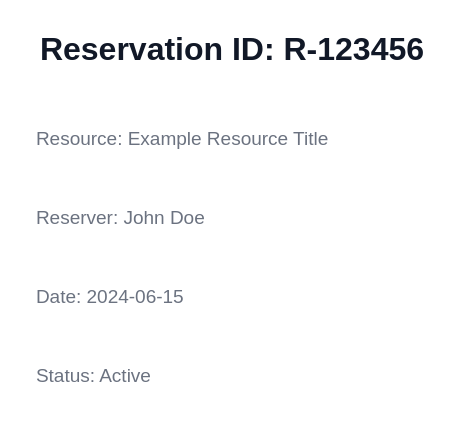
<?xml version="1.0" encoding="UTF-8"?>
<ui version="4.0">
 <class>ReservationCard</class>
 <widget class="QWidget" name="ReservationCard">
  <property name="geometry">
   <rect>
    <x>0</x>
    <y>0</y>
    <width>360</width>
    <height>240</height>
   </rect>
  </property>
  <property name="styleSheet">
   <string>
    QWidget {
      background: #ffffff;
      border-radius: 12px;
      box-shadow: 0 4px 12px rgba(0, 0, 0, 0.05);
      font-family: 'Poppins', sans-serif;
      padding: 20px;
      transition: box-shadow 0.3s ease;
    }
    QWidget:hover {
      box-shadow: 0 8px 24px rgba(0,0,0,0.12);
    }
    QLabel#reservationIdLabel {
      font-weight: 700;
      font-size: 24pt;
      color: #111827;
      margin-bottom: 14px;
    }
    QLabel#resourceLabel, QLabel#reserverLabel, QLabel#dateLabel, QLabel#statusLabel {
      font-weight: 400;
      font-size: 14pt;
      color: #6b7280;
      margin-bottom: 10px;
    }
   </string>
  </property>
  <layout class="QVBoxLayout" name="verticalLayout">
   <item>
    <widget class="QLabel" name="reservationIdLabel">
     <property name="text">
      <string>Reservation ID: R-123456</string>
     </property>
    </widget>
   </item>
   <item>
    <widget class="QLabel" name="resourceLabel">
     <property name="text">
      <string>Resource: Example Resource Title</string>
     </property>
    </widget>
   </item>
   <item>
    <widget class="QLabel" name="reserverLabel">
     <property name="text">
      <string>Reserver: John Doe</string>
     </property>
    </widget>
   </item>
   <item>
    <widget class="QLabel" name="dateLabel">
     <property name="text">
      <string>Date: 2024-06-15</string>
     </property>
    </widget>
   </item>
   <item>
    <widget class="QLabel" name="statusLabel">
     <property name="text">
      <string>Status: Active</string>
     </property>
    </widget>
   </item>
  </layout>
 </widget>
 <resources/>
 <connections/>
</ui>
